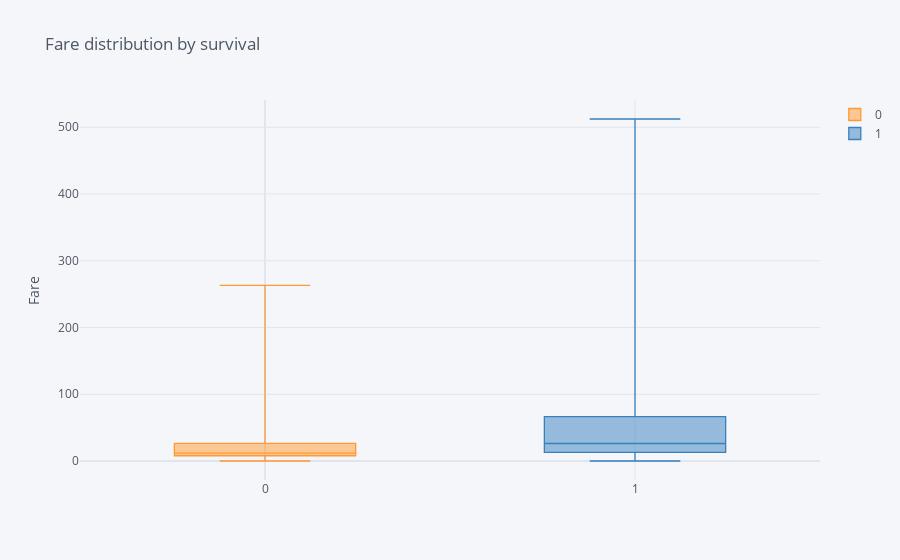

The code cell stored with this chart in its notebook:
### Code cell
train_data_nonan.pivot(columns='Survived', values='Fare').iplot(
        kind='box',
        yTitle='Fare',
        title='Fare distribution by survival')

### Figure 1 — Plotly figure (JSON) as saved in the notebook; plotly's stock layout.template omitted (floating-point values rounded to 4 significant figures; data arrays with more than 128 entries replaced by an {"elided": "..."} marker saying what was removed)
{"data": [{"boxpoints": false, "line": {"width": 1.3}, "marker": {"color": "rgba(255, 153, 51, 1.0)"}, "name": "0", "orientation": "v", "type": "box", "y": {"elided": "714 float values"}}, {"boxpoints": false, "line": {"width": 1.3}, "marker": {"color": "rgba(55, 128, 191, 1.0)"}, "name": "1", "orientation": "v", "type": "box", "y": {"elided": "714 float values"}}], "layout": {"legend": {"bgcolor": "#F5F6F9", "font": {"color": "#4D5663"}}, "paper_bgcolor": "#F5F6F9", "plot_bgcolor": "#F5F6F9", "title": {"font": {"color": "#4D5663"}, "text": "Fare distribution by survival"}, "xaxis": {"gridcolor": "#E1E5ED", "showgrid": true, "tickfont": {"color": "#4D5663"}, "title": {"font": {"color": "#4D5663"}, "text": ""}, "zerolinecolor": "#E1E5ED"}, "yaxis": {"gridcolor": "#E1E5ED", "showgrid": true, "tickfont": {"color": "#4D5663"}, "title": {"font": {"color": "#4D5663"}, "text": "Fare"}, "zerolinecolor": "#E1E5ED"}}}
